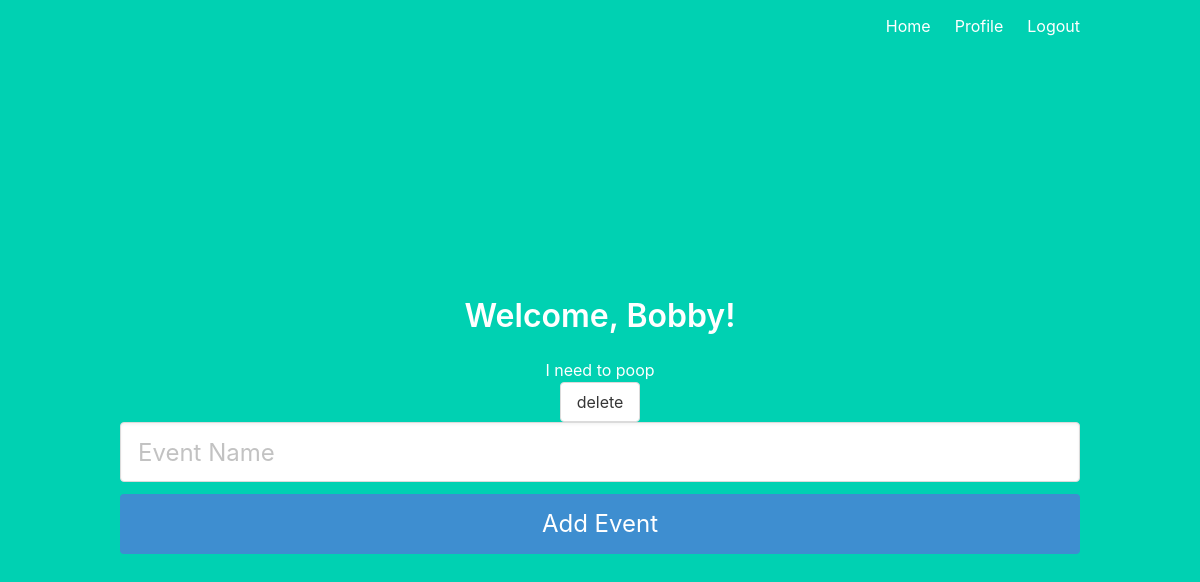
The app's page /profile (signed in), older data.
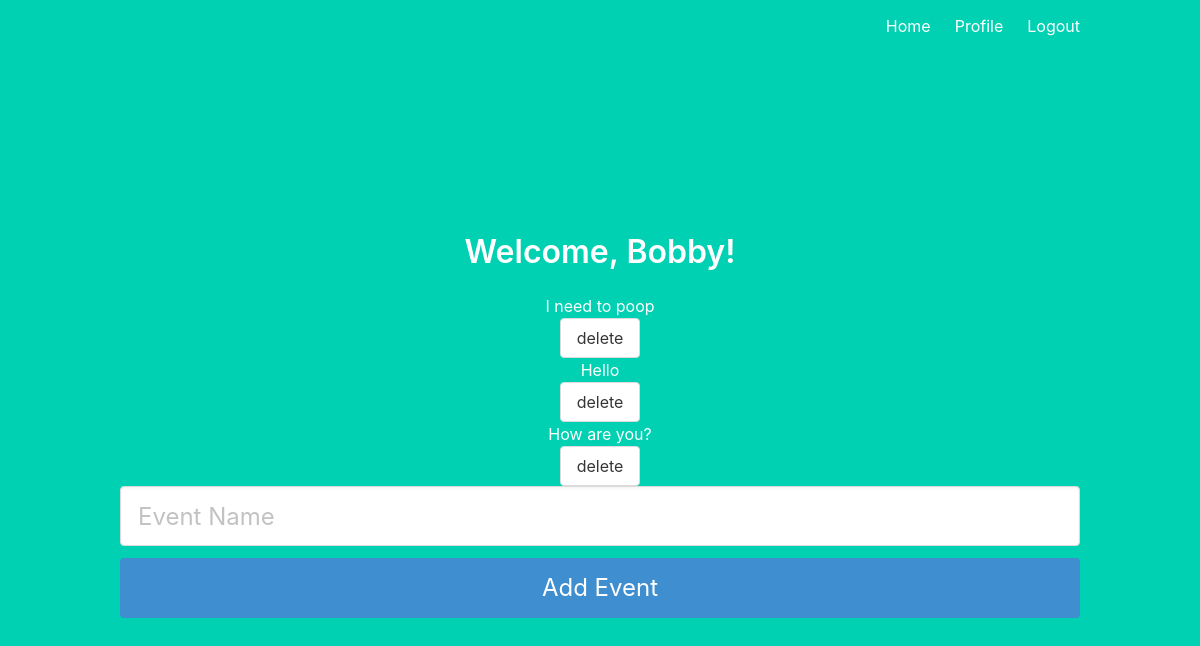
The same page, newer data.
### cdflaskapp/models.py (models this page shows, shortened)
class User(UserMixin, db.Model):
    id = db.Column(db.Integer, primary_key=True)
    email = db.Column(db.String(100), unique=True)
    password = db.Column(db.String(100))
    name = db.Column(db.String(1000))

class Event(db.Model):
    event_id = db.Column(db.Integer, primary_key=True)
    event_user_id = db.Column(db.Integer)
    event_name = db.Column(db.String(20))

### cdflaskapp/main.py (the view)
@main.route('/profile')
@login_required
def profile():
    events = Event.query.all()
    return render_template('profile.html',
                            name=current_user.name,
                            events=events)

### cdflaskapp/__init__.py (called while the page is built)
def create_app():
    app = Flask(__name__)
    app.config['SECRET_KEY'] = 'secret-key-goes-here'
    app.config['SQLALCHEMY_DATABASE_URI'] = 'sqlite:///db.sqlite'
    db.init_app(app)
    login_manager = LoginManager()
    login_manager.login_view = 'auth.login'
    login_manager.init_app(app)
    from .models import User
    @login_manager.user_loader
    def load_user(user_id):
        return User.query.get(int(user_id))
    from . import models
    with app.app_context():
        db.create_all()
    from .auth import auth as auth_blueprint
    app.register_blueprint(auth_blueprint)
    from .main import main as main_blueprint
    app.register_blueprint(main_blueprint)
    return app

### cdflaskapp/templates/profile.html
{% extends "base.html" %}
{% block content %}
<h1 class="title">
  Welcome, {{ name }}!
</h1>
<div class="events">
  {% for event in events %}
    <h1> {{ event.event_name }} </h1>
    <button  method="POST" action="/delete_event" class="button">delete</button>
  {% endfor %}
</div>
<form method="POST" action="/add_event">
    <div class="field">
        <div class="control">
            <input class="input is-large" type="name" name="event_name" placeholder="Event Name" autofocus="">
        </div>
    </div>
    <button class="button is-block is-info is-large is-fullwidth">Add Event</button>
</form>
{% endblock %}

### cdflaskapp/templates/base.html (shortened to what this page needs)
<!DOCTYPE html>
<html>
<head>
    <link rel="stylesheet" href="https://cdnjs.cloudflare.com/ajax/libs/bulma/0.7.2/css/bulma.min.css" />
</head>
<body>
    <section class="hero is-primary is-fullheight">
        <div class="hero-head">
            <nav class="navbar">
                <div class="container">
                    <div id="navbarMenuHeroA" class="navbar-menu">
                        <div class="navbar-end">
                            <a href="{{ url_for('main.index') }}" class="navbar-item">
                                Home
                            </a>
                            {% if current_user.is_authenticated %}
                            <a href="{{ url_for('main.profile') }}" class="navbar-item">
                                Profile
                            </a>
                            {% endif %}
                            {% if current_user.is_authenticated %}
                            <a href="{{ url_for('auth.logout') }}" class="navbar-item">
                                Logout
                            </a>
                            {% endif %}
                        </div>
                    </div>
                </div>
            </nav>
        </div>
        <div class="hero-body">
            <div class="container has-text-centered">
               {% block content %}
               {% endblock %}
            </div>
        </div>
    </section>
</body>
</html>

Row changes from the older to the newer data that the page shows:
added Event: event_name "Hello"
added Event: event_name "How are you?"
